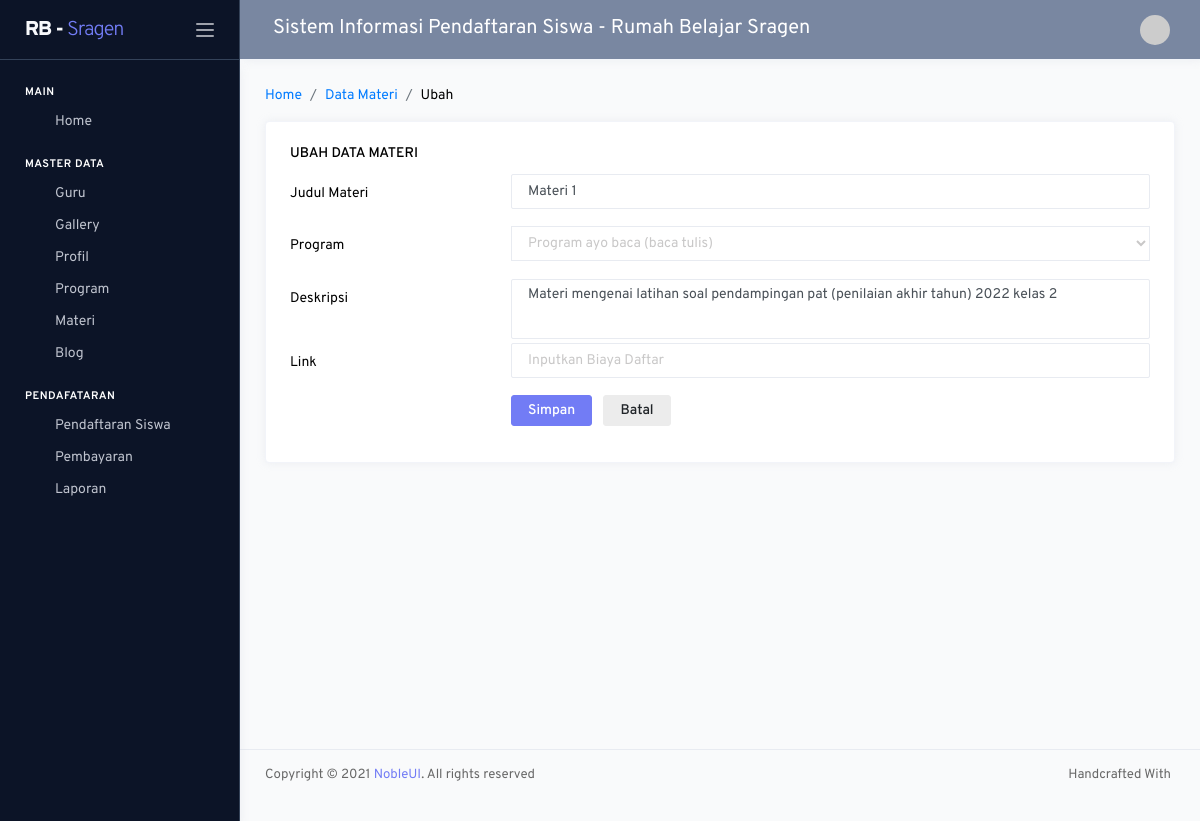
The page /admin/index.php?hal=materi/olah&id=1 on the database its author committed.
### tables this page shows
CREATE TABLE `tb_materi` (
  `idmateri` int(11) NOT NULL AUTO_INCREMENT,
  `idprogram` int(11) DEFAULT NULL,
  `idpengguna` int(11) DEFAULT NULL,
  `tanggal` date DEFAULT NULL,
  `judul` varchar(100) DEFAULT NULL,
  `deskripsi` text,
  `link` varchar(100) DEFAULT NULL,
  PRIMARY KEY (`idmateri`),
  KEY `idpengguna` (`idpengguna`),
  KEY `idprogram` (`idprogram`),
  CONSTRAINT `tb_materi_ibfk_1` FOREIGN KEY (`idpengguna`) REFERENCES `tb_pengguna` (`idpengguna`),
  CONSTRAINT `tb_materi_ibfk_2` FOREIGN KEY (`idprogram`) REFERENCES `tb_program` (`idprogram`)
);

CREATE TABLE `tb_program` (
  `idprogram` int(11) NOT NULL AUTO_INCREMENT,
  `nama` varchar(100) DEFAULT NULL,
  `deskripsi` text,
  `biayadaftar` int(11) DEFAULT NULL,
  PRIMARY KEY (`idprogram`)
);

### setting/crud.php (called while the page is built, shortened)
<?php
 function _dataGetAll ($mysqli,$sql){
  $hasil=array();
  $result = $mysqli->query($sql);
  $num_results = $result->num_rows;
  if($num_results > 0){
    while ($data=mysqli_fetch_assoc($result)) {
      array_push($hasil,$data);
    }
  }
  return $hasil;
}
function _dataGetId($conn,$table,$kondisi){
  $row = $conn->query("Select * from $table where $kondisi")->fetch_assoc();
  return $row;
}
?>

### admin/modul/materi/olah.php (the view, shortened to what this page needs)
<?php
if(isset($_GET['id']))
	extract(_dataGetId($mysqli,"tb_materi","idmateri='".$_GET['id']."'"));
?>
<nav class="page-breadcrumb">
	<ol class="breadcrumb">
		<li class="breadcrumb-item"><a href="?hal=dashboard">Home</a></li>
		<li class="breadcrumb-item"><a href="?hal=kriteria/data">Data Materi</a></li>
		<li class="breadcrumb-item" aria-current="page"><?=(isset($_GET['id']) ? 'Ubah':'Tambah')?></li>
	</ol>
</nav>
<div class="row">
	<div class="col-md-12 grid-margin stretch-card">
		<div class="card">
			<div class="card-body">
				<h6 class="card-title"><?=(isset($_GET['id']) ? 'Ubah':'Tambah')?> Data Materi</h6>
				<form class="forms-sample" action="?hal=materi/proses" method="POST" enctype="multipart/form-data">
					<div class="form-group row">
						<label for="input" class="col-sm-3 col-form-label">Judul Materi</label>
						<div class="col-sm-9">
							<input type="text"
                            class="form-control"
                            name="judul"
                            value="<?=@$judul?>"
                            placeholder="Inputkan Judul Materi"
                            required>
						</div>
					</div>
					<div class="form-group row">
						<label for="input" class="col-sm-3 col-form-label">Program</label>
						<div class="col-sm-9">
							<select
								class="form-control js-example-basic-single"
								name="idprogram"
								required="">
								<?php
								$sql="SELECT * FROM tb_program";
								foreach (_dataGetAll($mysqli,$sql) as $key => $value):
									?>
									<option
									value="<?=$value['idprogram']?>"
									<?=isselect(@$idprogram,$value['idprogram'])?>>
									<?=$value['nama']?>
									</option>
								<?php endforeach; ?>
							</select>
						</div>
					</div>
					<div class="form-group row">
						<label for="input" class="col-sm-3 col-form-label">Deskripsi</label>
						<div class="col-sm-9">
							<textarea
							class="form-control"
							rows="3"
							name="deskripsi"
							placeholder="Inputkan Deskripsi"
							required><?=@$deskripsi?></textarea>
						</div>
					</div>
					<div class="form-group row">
						<label for="input" class="col-sm-3 col-form-label">Link</label>
						<div class="col-sm-9">
							<input type="url"
                            class="form-control"
                            name="link"
                            value="<?=@$link?>"
                            placeholder="Inputkan Biaya Daftar"
                            required>
						</div>
					</div>
					<div class="form-group row ">
						<div class="col-sm-9 offset-3">
							<button type="submit" class="btn btn-primary mr-2" name="<?=(isset($_GET['id']) ? 'ubah':'tambah')?>">Simpan</button>
							<a class="btn btn-light" href="?hal=materi/data">Batal</a>
						</div>
					</div>
				</form>
			</div>
		</div>
	</div>
</div>

### admin/_partials/_css.php (style rules this page uses)
.form-group { margin-top: -20px!important; }

### rows shown on the page
tb_materi: judul "Materi 1", idprogram "Program ayo baca (baca tulis)", deskripsi "Materi mengenai latihan soal pendampingan pat (penilaian akhir tahun) 2022 kelas 2"

### other values the page prints
nav "RB - Sragen"
judul "Sistem Informasi Pendaftaran Siswa - Rumah Belajar Sragen"
